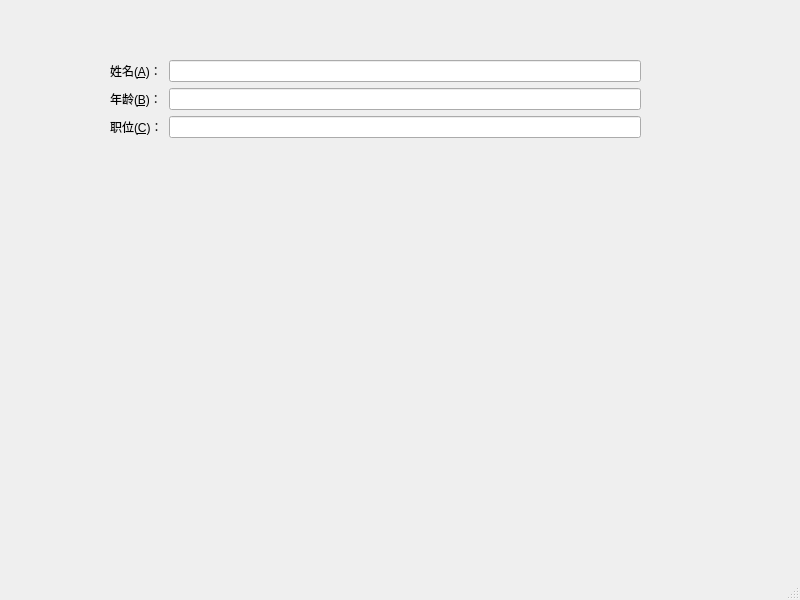
<?xml version="1.0" encoding="UTF-8"?>
<ui version="4.0">
 <class>MainWindow</class>
 <widget class="QMainWindow" name="MainWindow">
  <property name="geometry">
   <rect>
    <x>0</x>
    <y>0</y>
    <width>800</width>
    <height>600</height>
   </rect>
  </property>
  <property name="windowTitle">
   <string>MainWindow</string>
  </property>
  <widget class="QWidget" name="centralwidget">
   <widget class="QWidget" name="formLayoutWidget">
    <property name="geometry">
     <rect>
      <x>110</x>
      <y>60</y>
      <width>531</width>
      <height>321</height>
     </rect>
    </property>
    <layout class="QFormLayout" name="formLayout">
     <item row="0" column="0">
      <widget class="QLabel" name="label">
       <property name="text">
        <string>姓名(&amp;A)：</string>
       </property>
       <property name="buddy">
        <cstring>lineEdit</cstring>
       </property>
      </widget>
     </item>
     <item row="0" column="1">
      <widget class="QLineEdit" name="lineEdit"/>
     </item>
     <item row="1" column="0">
      <widget class="QLabel" name="label_2">
       <property name="text">
        <string>年龄(&amp;B)：</string>
       </property>
       <property name="buddy">
        <cstring>lineEdit_2</cstring>
       </property>
      </widget>
     </item>
     <item row="2" column="0">
      <widget class="QLabel" name="label_3">
       <property name="text">
        <string>职位(&amp;C)：</string>
       </property>
       <property name="buddy">
        <cstring>lineEdit_3</cstring>
       </property>
      </widget>
     </item>
     <item row="1" column="1">
      <widget class="QLineEdit" name="lineEdit_2"/>
     </item>
     <item row="2" column="1">
      <widget class="QLineEdit" name="lineEdit_3"/>
     </item>
    </layout>
   </widget>
  </widget>
  <widget class="QMenuBar" name="menubar">
   <property name="geometry">
    <rect>
     <x>0</x>
     <y>0</y>
     <width>800</width>
     <height>26</height>
    </rect>
   </property>
  </widget>
  <widget class="QStatusBar" name="statusbar"/>
 </widget>
 <resources/>
 <connections/>
</ui>
